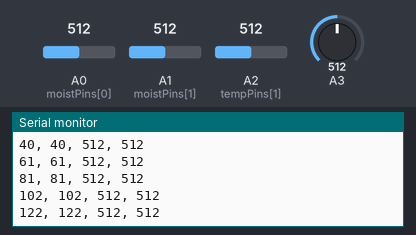
Bench run of a sketch on a simulated Arduino Uno, built with avr-gcc and run on an emulated ATmega328P. Parts: the last lines printed to the serial monitor. Inputs (shaded band) come from the test bench; at power-on: A0 (moistPins[0]) = 512, A1 (moistPins[1]) = 512, A2 (tempPins[1]) = 512, A3 = 512.

Above: at 1.2 s.
1.3 s: A0 (moistPins[0]) set to 716
At 1.36 s:
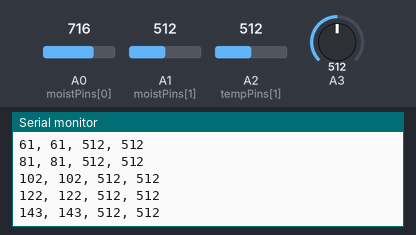
2.8 s: A1 (moistPins[1]) set to 716
At 2.97 s:
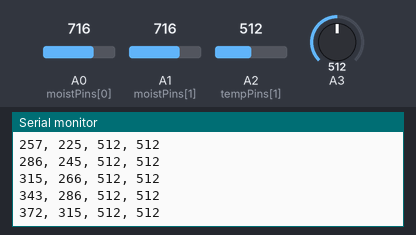
4.3 s: A2 (tempPins[1]) set to 716
At 4.38 s:
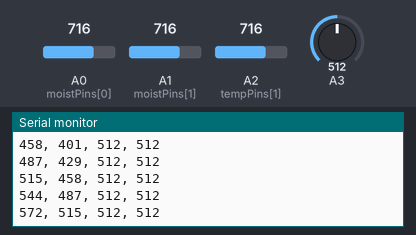
5.8 s: A3 set to 716
At 5.99 s:
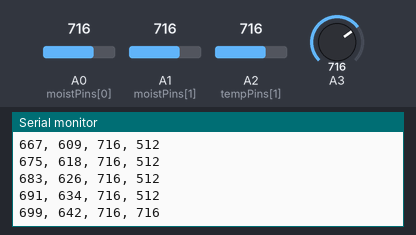
7.3 s: A0 (moistPins[0]) set to 992
At 7.4 s:
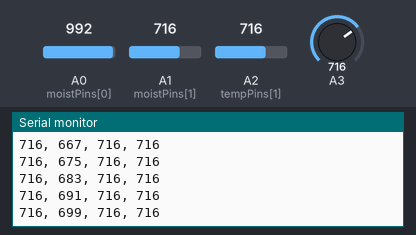
8.8 s: A1 (moistPins[1]) set to 992
At 8.81 s:
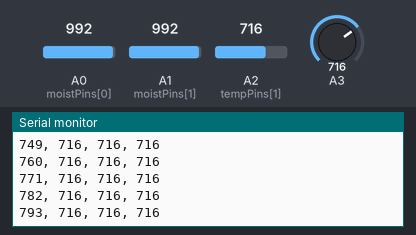
Timing chart, 0 to 11.3 s (numbered marks = the images above; inputs shaded):
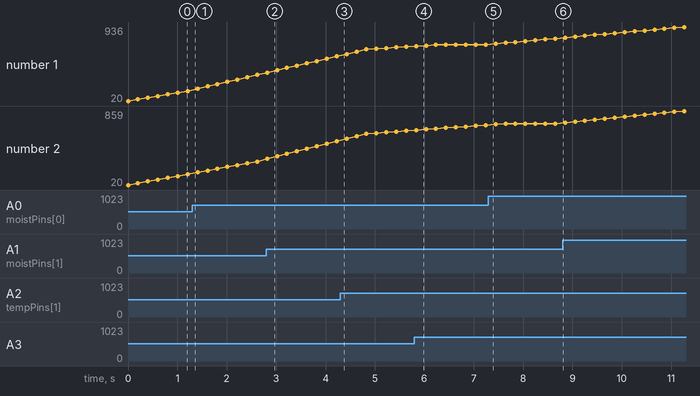

The sketch:

Moisture_read.ino
```cpp
const int numReadings = 25;
int moist1_readings[numReadings];
int moist2_readings[numReadings];
int readIndex = 0;
int total1 = 0;
int total2 = 0;
int average1 = 0;
int average2 = 0;

int moist_val[2];
int temp_val[2];

void setup() {
  Serial.begin(9600);
  int moistPins[] = {A0, A1};
  int tempPins[] = {A1, A2};
  int outPins[] = {7,8};
  for(int i = 0; i<2; i++) {
    pinMode(tempPins[i], INPUT);
    pinMode(moistPins[i], INPUT);
    pinMode(outPins[i], OUTPUT);
  }
  for(int thisReading = 0; thisReading <numReadings; thisReading++){
    moist1_readings[thisReading] = 0;
    moist2_readings[thisReading] = 0;
  }
}


void loop() {

  digitalWrite(7,HIGH);   //write supply voltage high for moisture sensors
  digitalWrite(8, HIGH);
  moist_val[0] = analogRead(A0);  //read value from moisture sensors.
  moist_val[1] = analogRead(A1);  //and write it to the moist#_reading array
  digitalWrite(7,LOW);  //write vcc low for the moisture sensors to avoid corrosion.
  digitalWrite(8,LOW);

  total1 -= moist1_readings[readIndex]; //total - the last read value. .
  total2 -= moist2_readings[readIndex]; //total for second sensor


  moist1_readings[readIndex] = moist_val[0];    //I might be able to just use moist_val to assign directly
  moist2_readings[readIndex] = moist_val[1];


  total1 = total1 + moist1_readings[readIndex];
  total2 = total2 + moist2_readings[readIndex];

//  Serial.print(total1);
//  Serial.print(" ");
//  Serial.println(total2);

  readIndex = readIndex + 1;

  average1 = total1 / numReadings;
  average2 = total2 / numReadings;

  if(readIndex >= numReadings){
    readIndex = 0;
  }

  temp_val[0] = analogRead(A2);
  temp_val[1] = analogRead(A3);

  Serial.print(average1);
  Serial.print(", ");
  Serial.print(average2);
  Serial.print(", ");
  Serial.print(temp_val[0]);
  Serial.print(", ");
  Serial.println(temp_val[1]);

  delay(200);

}
```

Measured:
- after the input at 2.8 s, the serial monitor: prints a new line at once (image 2)
- after the input at 5.8 s, the serial monitor: prints a new line at once (image 4)
- plotted number 1: 143 → 343 after the input at 1.3 s, 716 → 793 after the input at 7.3 s
